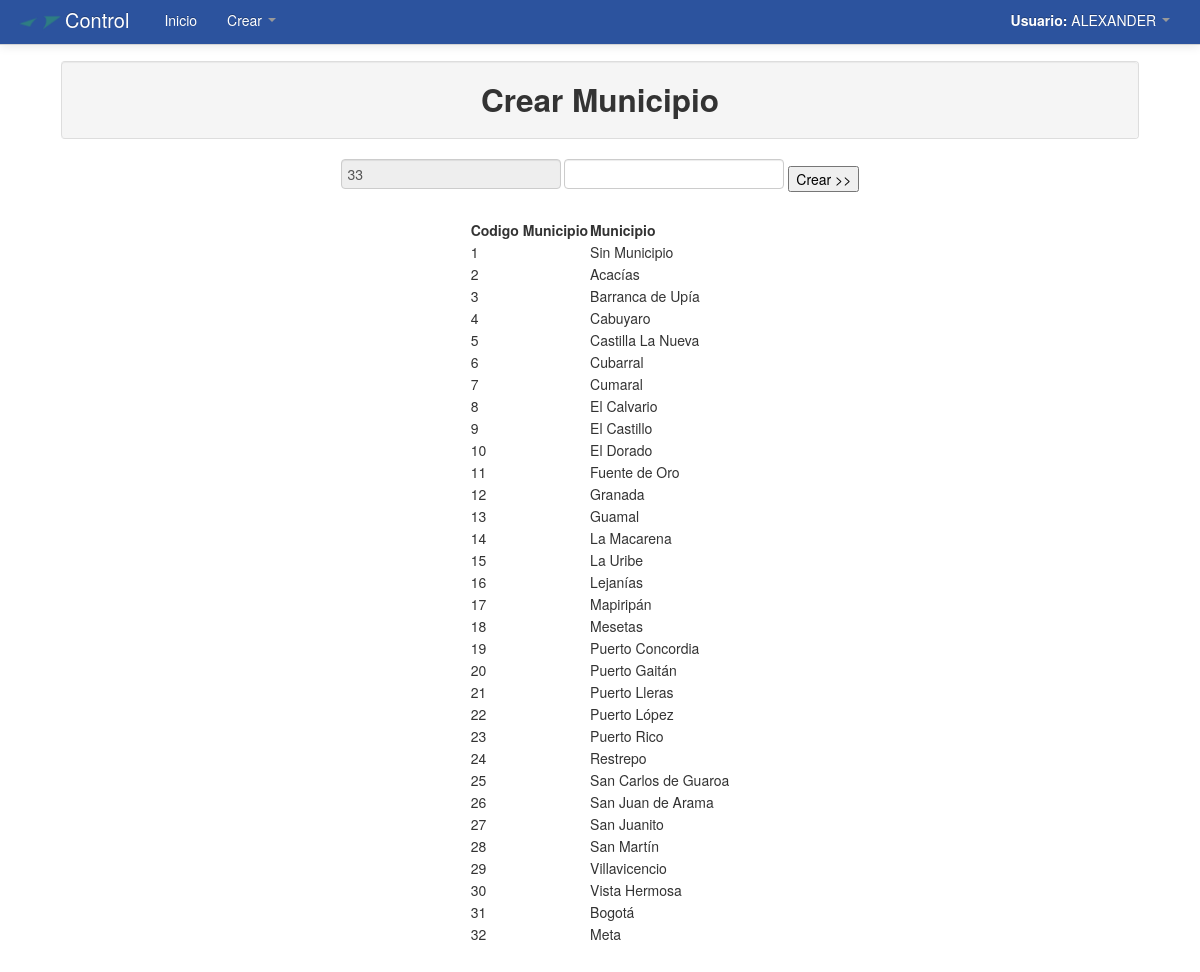
Screenshot of /Modulos/Crear/municipio.php (signed in) with the database file from the repository.
### tables this page shows
CREATE TABLE `municipios` (
  `cod_municipio` int(11) NOT NULL AUTO_INCREMENT,
  `municipio` varchar(50) NOT NULL,
  PRIMARY KEY (`cod_municipio`)
);

### Modulos/Crear/municipio.php (the view, shortened to what this page needs)
<!DOCTYPE html>
<html lang="es">
  <head>
    <link href="../../css/bootstrap.css" rel="stylesheet">
    <link href="../../css/bootstrap-responsive.css" rel="stylesheet">
  </head>
  <body>
    <?php include_once "../../menu/m_crear.php"; ?>
	<div align="center">
    	<table width="90%">
          <tr>
            <td>
            	<table class="table table-bordered">
                  <tr class="well">
                    <td>
                    	<h2 align="center">Crear Municipio</h2>
                    </td>
                  </tr>
                </table>
                <div align="center">
		    <form method="POST" action="municipio2.php">
			<?php
				$consultaCod_municipio=mysql_query("SELECT MAX(cod_municipio) AS ultimoMunicipio FROM municipios");
					while($filamunicipio=mysql_fetch_array($consultaCod_municipio)){
						$nuevoCod_municipio=$filamunicipio['ultimoMunicipio']+1;
						echo '<input type="text" name="cod_municipio" readonly value="'.$nuevoCod_municipio.'">';
					}
			?>
			<input type="text" name="municipio">
			<input type="submit" value="Crear >>">
		    </form>
			<table>
			<td><strong>Codigo Municipio </strong></td>
			<td><strong>Municipio </strong></td>
			<?php
				$consultamunicipio=mysql_query("SELECT * FROM municipios");
					while($filamunicipio=mysql_fetch_array($consultamunicipio)){
					echo "<tr>";
						echo '<td>'.$filamunicipio['cod_municipio'].'</td>';
						echo '<td>'.$filamunicipio['municipio'].'</td>';
					echo "</tr>";
					}
			echo "</table>";
			?>
		</table>
    </div>
  </body>
</html>

### Modulos/Crear/municipio.php (style rules this page uses)
body { padding-top: 60px; padding-bottom: 40px; }

### rows the page displays
municipios: cod_municipio "1", municipio "Sin Municipio"
municipios: cod_municipio "2", municipio "Acacías"
municipios: cod_municipio "3", municipio "Barranca de Upía"
municipios: cod_municipio "4", municipio "Cabuyaro"
municipios: cod_municipio "5", municipio "Castilla La Nueva"
municipios: cod_municipio "6", municipio "Cubarral"
municipios: cod_municipio "7", municipio "Cumaral"
municipios: cod_municipio "8", municipio "El Calvario"
municipios: cod_municipio "9", municipio "El Castillo"
municipios: cod_municipio "10", municipio "El Dorado"
municipios: cod_municipio "11", municipio "Fuente de Oro"
municipios: cod_municipio "12", municipio "Granada"
municipios: cod_municipio "13", municipio "Guamal"
municipios: cod_municipio "14", municipio "La Macarena"
municipios: cod_municipio "15", municipio "La Uribe"
municipios: cod_municipio "16", municipio "Lejanías"
municipios: cod_municipio "17", municipio "Mapiripán"
municipios: cod_municipio "18", municipio "Mesetas"
municipios: cod_municipio "19", municipio "Puerto Concordia"
municipios: cod_municipio "20", municipio "Puerto Gaitán"
municipios: cod_municipio "21", municipio "Puerto Lleras"
municipios: cod_municipio "22", municipio "Puerto López"
municipios: cod_municipio "23", municipio "Puerto Rico"
municipios: cod_municipio "24", municipio "Restrepo"
municipios: cod_municipio "25", municipio "San Carlos de Guaroa"
municipios: cod_municipio "26", municipio "San Juan de Arama"
municipios: cod_municipio "27", municipio "San Juanito"
municipios: cod_municipio "28", municipio "San Martín"
municipios: cod_municipio "29", municipio "Villavicencio"
municipios: cod_municipio "30", municipio "Vista Hermosa"
municipios: cod_municipio "31", municipio "Bogotá"
municipios: cod_municipio "32", municipio "Meta"

### other values shown
$_SESSION['user_name'] "ALEXANDER"
